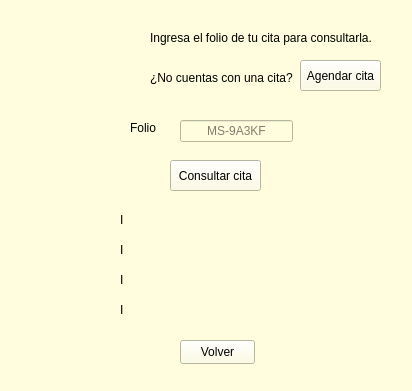
<?xml version="1.0" encoding="UTF-8"?>
<ui version="4.0">
 <class>Form</class>
 <widget class="QWidget" name="Form">
  <property name="geometry">
   <rect>
    <x>0</x>
    <y>0</y>
    <width>412</width>
    <height>391</height>
   </rect>
  </property>
  <property name="windowTitle">
   <string>Form</string>
  </property>
  <property name="styleSheet">
   <string notr="true">background-color: rgb(255, 253, 221);</string>
  </property>
  <widget class="QLabel" name="label_2">
   <property name="geometry">
    <rect>
     <x>150</x>
     <y>30</y>
     <width>221</width>
     <height>16</height>
    </rect>
   </property>
   <property name="text">
    <string>Ingresa el folio de tu cita para consultarla.</string>
   </property>
  </widget>
  <widget class="QLabel" name="label_3">
   <property name="geometry">
    <rect>
     <x>130</x>
     <y>120</y>
     <width>41</width>
     <height>16</height>
    </rect>
   </property>
   <property name="text">
    <string>Folio</string>
   </property>
  </widget>
  <widget class="QLineEdit" name="input_folio">
   <property name="geometry">
    <rect>
     <x>180</x>
     <y>120</y>
     <width>113</width>
     <height>22</height>
    </rect>
   </property>
   <property name="alignment">
    <set>Qt::AlignmentFlag::AlignCenter</set>
   </property>
   <property name="placeholderText">
    <string>MS-9A3KF</string>
   </property>
  </widget>
  <widget class="QPushButton" name="btn_buscar">
   <property name="geometry">
    <rect>
     <x>170</x>
     <y>160</y>
     <width>91</width>
     <height>31</height>
    </rect>
   </property>
   <property name="text">
    <string>Consultar cita</string>
   </property>
  </widget>
  <widget class="QPushButton" name="btn_volver">
   <property name="geometry">
    <rect>
     <x>180</x>
     <y>340</y>
     <width>75</width>
     <height>24</height>
    </rect>
   </property>
   <property name="text">
    <string>Volver</string>
   </property>
  </widget>
  <widget class="QLabel" name="label_4">
   <property name="geometry">
    <rect>
     <x>150</x>
     <y>70</y>
     <width>151</width>
     <height>16</height>
    </rect>
   </property>
   <property name="text">
    <string>¿No cuentas con una cita?</string>
   </property>
  </widget>
  <widget class="QPushButton" name="btn_agendar_nueva">
   <property name="geometry">
    <rect>
     <x>300</x>
     <y>60</y>
     <width>81</width>
     <height>31</height>
    </rect>
   </property>
   <property name="text">
    <string>Agendar cita</string>
   </property>
  </widget>
  <widget class="QLabel" name="lbl_cliente">
   <property name="geometry">
    <rect>
     <x>120</x>
     <y>210</y>
     <width>191</width>
     <height>20</height>
    </rect>
   </property>
   <property name="text">
    <string>I</string>
   </property>
  </widget>
  <widget class="QLabel" name="lbl_aparato">
   <property name="geometry">
    <rect>
     <x>120</x>
     <y>240</y>
     <width>231</width>
     <height>20</height>
    </rect>
   </property>
   <property name="text">
    <string>I</string>
   </property>
  </widget>
  <widget class="QLabel" name="lbl_estado">
   <property name="geometry">
    <rect>
     <x>120</x>
     <y>270</y>
     <width>191</width>
     <height>20</height>
    </rect>
   </property>
   <property name="text">
    <string>I</string>
   </property>
  </widget>
  <widget class="QLabel" name="lbl_total">
   <property name="geometry">
    <rect>
     <x>120</x>
     <y>300</y>
     <width>221</width>
     <height>20</height>
    </rect>
   </property>
   <property name="text">
    <string>I</string>
   </property>
  </widget>
  <widget class="QLabel" name="label">
   <property name="geometry">
    <rect>
     <x>30</x>
     <y>20</y>
     <width>101</width>
     <height>81</height>
    </rect>
   </property>
   <property name="text">
    <string/>
   </property>
   <property name="pixmap">
    <pixmap>logoJG.png</pixmap>
   </property>
   <property name="scaledContents">
    <bool>true</bool>
   </property>
  </widget>
 </widget>
 <resources/>
 <connections/>
</ui>
